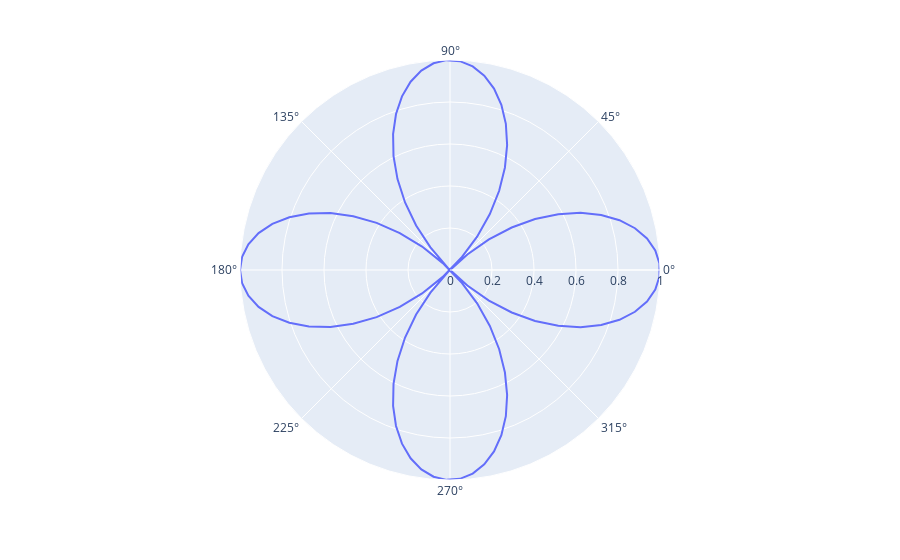

This figure's notebook cell:
### Markdown cell above
### Plotly
Auch mit Plotly können ohne Umrechnungen in kartesische Koordinate eine grafische Darstellung erzeugen. Wir verwenden dazu *plotly.express* und dort die Funktion *line_polar*. Wichtig ist, dass wir die Winkel, die in Plotly als *theta* bezeichnet werden, in *Gradmaß* übergeben. Da wir in NumPy Bogenmaß verwendet haben müssen wir hier die Werte mit *numpy.rad2deg* umrechnen. Wir sollten auch darauf achten, dass 0 Grad auf der positiven Achse liegen und dass wir mathematisch positiv,
entgegen des Uhrzeigersinns, die Winkel durchlaufen.

### Code cell
import plotly.express as px
import plotly.io as pio

pio.renderers.default = 'notebook_connected+jupyterlab'

fig = px.line_polar(
    r=r,
    theta=np.rad2deg(phi),
    start_angle=0, direction="counterclockwise"
)

fig.show()

### Figure 1 — Plotly figure (JSON) as saved in the notebook; plotly's stock layout.template omitted (floating-point values rounded to 4 significant figures)
{"data": [{"hovertemplate": "r=%{r}<br>theta=%{theta}<extra></extra>", "legendgroup": "", "line": {"color": "#636efa", "dash": "solid"}, "marker": {"symbol": "circle"}, "mode": "lines", "name": "", "r": [1, 0.992, 0.9679, 0.9284, 0.8738, 0.8053, 0.7237, 0.6306, 0.5272, 0.4154, 0.2969, 0.1736, 0.04758, 0.07925, 0.2048, 0.3271, 0.4441, 0.5539, 0.6549, 0.7453, 0.8237, 0.8888, 0.9397, 0.9754, 0.9955, 0.9995, 0.9874, 0.9595, 0.9161, 0.858, 0.7861, 0.7015, 0.6056, 0.5, 0.3863, 0.2665, 0.1423, 0.01587, 0.1108, 0.2358, 0.3569, 0.4723, 0.5801, 0.6785, 0.766, 0.8413, 0.9029, 0.9501, 0.9819, 0.998, 0.998, 0.9819, 0.9501, 0.9029, 0.8413, 0.766, 0.6785, 0.5801, 0.4723, 0.3569, 0.2358, 0.1108, 0.01587, 0.1423, 0.2665, 0.3863, 0.5, 0.6056, 0.7015, 0.7861, 0.858, 0.9161, 0.9595, 0.9874, 0.9995, 0.9955, 0.9754, 0.9397, 0.8888, 0.8237, 0.7453, 0.6549, 0.5539, 0.4441, 0.3271, 0.2048, 0.07925, 0.04758, 0.1736, 0.2969, 0.4154, 0.5272, 0.6306, 0.7237, 0.8053, 0.8738, 0.9284, 0.9679, 0.992, 1], "showlegend": false, "subplot": "polar", "theta": [-180, -176.4, -172.7, -169.1, -165.5, -161.8, -158.2, -154.5, -150.9, -147.3, -143.6, -140, -136.4, 47.27, 50.91, 54.55, 58.18, 61.82, 65.45, 69.09, 72.73, 76.36, 80, 83.64, 87.27, 90.91, 94.55, 98.18, 101.8, 105.5, 109.1, 112.7, 116.4, 120.0, 123.6, 127.3, 130.9, 134.5, -41.82, -38.18, -34.55, -30.91, -27.27, -23.64, -20.0, -16.36, -12.73, -9.091, -5.455, -1.818, 1.818, 5.455, 9.091, 12.73, 16.36, 20.0, 23.64, 27.27, 30.91, 34.55, 38.18, 41.82, 225.5, 229.1, 232.7, 236.4, 240.0, 243.6, 247.3, 250.9, 254.5, 258.2, 261.8, 265.5, 269.1, 272.7, 276.4, 280, 283.6, 287.3, 290.9, 294.5, 298.2, 301.8, 305.5, 309.1, 312.7, 136.4, 140, 143.6, 147.3, 150.9, 154.5, 158.2, 161.8, 165.5, 169.1, 172.7, 176.4, 180], "type": "scatterpolar"}], "layout": {"autosize": true, "legend": {"tracegroupgap": 0}, "margin": {"t": 60}, "polar": {"angularaxis": {"direction": "counterclockwise", "rotation": 0, "type": "linear"}, "domain": {"x": [0, 1], "y": [0, 1]}, "radialaxis": {"autorange": true, "range": [0, 1], "type": "linear"}}}}
